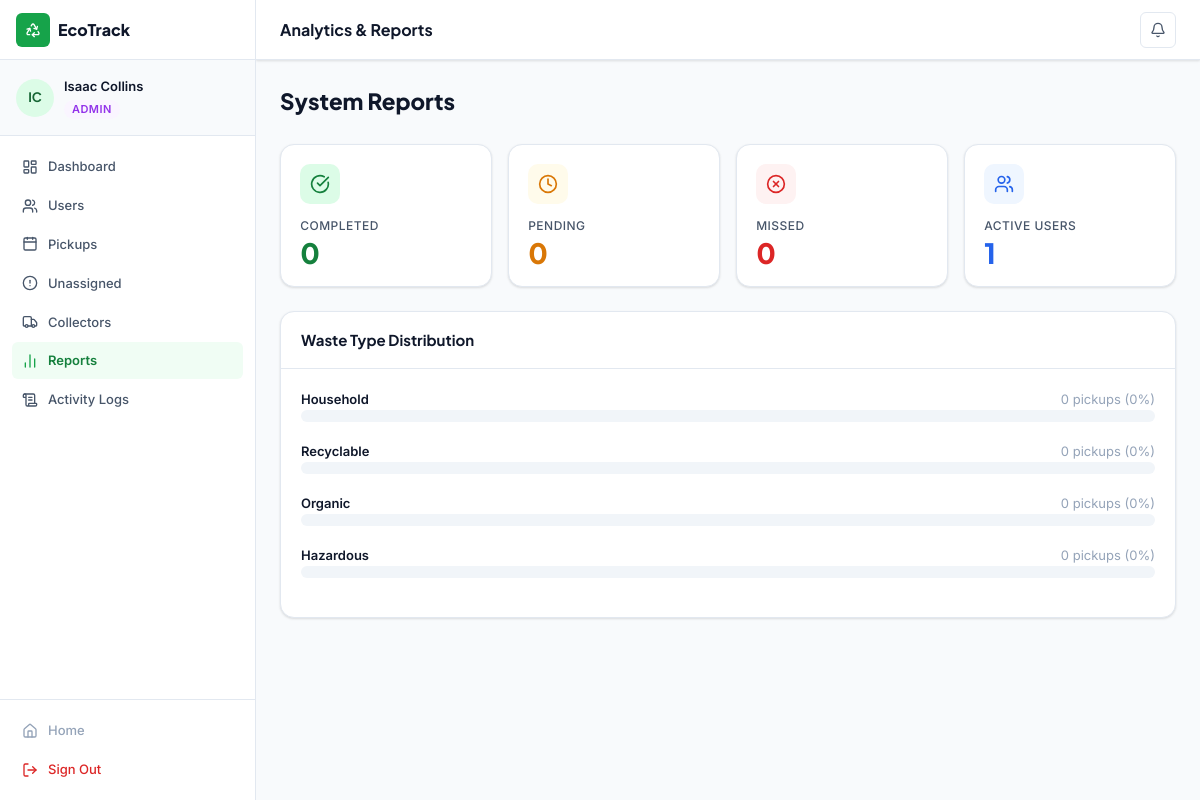
The page /admin/reports (signed in) on the database its author committed.
### app/models/models.py (models this page shows, shortened)
class User(db.Model, UserMixin):
    __tablename__ = 'users'
    id = db.Column(db.Integer, primary_key=True)
    full_name = db.Column(db.String(120), nullable=False)
    email = db.Column(db.String(150), unique=True, nullable=False)
    phone = db.Column(db.String(30))
    password_hash = db.Column(db.String(256), nullable=False)
    role = db.Column(db.Enum('resident', 'collector', 'admin'), nullable=False, default='resident')
    is_active = db.Column(db.Boolean, default=True)
    email_verified = db.Column(db.Boolean, default=False)
    zone = db.Column(db.String(50))          # for collectors
    created_at = db.Column(db.DateTime, default=datetime.utcnow)
    updated_at = db.Column(db.DateTime, default=datetime.utcnow, onupdate=datetime.utcnow)
    pickups_as_resident = db.relationship('PickupRequest', foreign_keys='PickupRequest.resident_id',
                                          backref='resident', lazy='dynamic')
    pickups_as_collector = db.relationship('PickupRequest', foreign_keys='PickupRequest.collector_id',
                                           backref='collector', lazy='dynamic')
    notifications = db.relationship('Notification', backref='user', lazy='dynamic')
    activity_logs = db.relationship('ActivityLog', backref='user', lazy='dynamic')
    @property
    def initials(self):
        parts = self.full_name.split()
        return ''.join(p[0].upper() for p in parts[:2])

class WasteType(db.Model):
    __tablename__ = 'waste_types'
    id = db.Column(db.Integer, primary_key=True)
    name = db.Column(db.String(80), unique=True, nullable=False)
    description = db.Column(db.String(255))
    icon = db.Column(db.String(50))          # Lucide icon name
    color_class = db.Column(db.String(50))   # CSS class
    requires_special_handling = db.Column(db.Boolean, default=False)
    pickups = db.relationship('PickupRequest', backref='waste_type_obj', lazy='dynamic')

### app/controllers/admin_controller.py (the view)
@admin_bp.route('/reports')
@login_required
@admin_required
def reports():
    from sqlalchemy import func
    from app.models import PickupRequest, WasteType
    from app import db
    stats = admin_service.get_dashboard_stats()
    waste_dist = db.session.query(
        WasteType.name, WasteType.color_class,
        func.count(PickupRequest.id).label('count')
    ).join(PickupRequest, WasteType.id == PickupRequest.waste_type_id, isouter=True
    ).group_by(WasteType.id).all()
    unread = notif_repo.get_unread_count(current_user.id)
    return render_template('admin/reports.html',
                           stats=stats,
                           waste_dist=waste_dist,
                           unread=unread)

### app/controllers/admin_controller.py (called while the page is built)
def admin_required(f):
    @wraps(f)
    def decorated(*args, **kwargs):
        if not current_user.is_authenticated or current_user.role != 'admin':
            flash('Admin access required.', 'danger')
            return redirect(url_for('auth.login'))
        return f(*args, **kwargs)
    return decorated

### app/models/models.py (called while the page is built)
@login_manager.user_loader
def load_user(user_id):
    return User.query.get(int(user_id))

### app/repositories/pickup_repository.py (called while the page is built)
    def count_by_status(self, status: str) -> int:
        return PickupRequest.query.filter_by(status=status).count()

    def count_today(self) -> int:
        return PickupRequest.query.filter_by(pickup_date=date.today()).count()

    def count_today_completed(self) -> int:
        return PickupRequest.query.filter(
            PickupRequest.pickup_date == date.today(),
            PickupRequest.status == 'completed'
        ).count()

### app/repositories/support_repositories.py (called while the page is built)
    def get_unread_count(self, user_id: int) -> int:
        return Notification.query.filter_by(user_id=user_id, is_read=False).count()

### app/repositories/user_repository.py (called while the page is built)
    def count_by_role(self, role: str) -> int:
        return User.query.filter_by(role=role).count()

    def count_active(self) -> int:
        return User.query.filter_by(is_active=True).count()

### app/services/admin_service.py (called while the page is built)
    def get_dashboard_stats(self) -> dict:
        from datetime import date
        return {
            'total_users': user_repo.count_active(),
            'total_residents': user_repo.count_by_role('resident'),
            'total_collectors': user_repo.count_by_role('collector'),
            'total_admins': user_repo.count_by_role('admin'),
            'pickups_today': pickup_repo.count_today(),
            'pickups_completed_today': pickup_repo.count_today_completed(),
            'pickups_pending': pickup_repo.count_by_status('pending'),
            'pickups_scheduled': pickup_repo.count_by_status('scheduled'),
            'pickups_completed': pickup_repo.count_by_status('completed'),
            'pickups_missed': pickup_repo.count_by_status('missed'),
            'pickups_cancelled': pickup_repo.count_by_status('cancelled'),
        }

### app/templates/admin/reports.html (shortened to what this page needs)
{% extends "dashboard_base.html" %}
{% block page_title %}Analytics & Reports{% endblock %}
{% block notif_url %}{{ url_for('admin.logs') }}{% endblock %}
{% block sidebar_nav %}
<a href="{{ url_for('admin.dashboard') }}" class="sidebar-item"><i data-lucide="layout-dashboard" class="icon-sm"></i><span>Dashboard</span></a>
<a href="{{ url_for('admin.users') }}" class="sidebar-item"><i data-lucide="users" class="icon-sm"></i><span>Users</span></a>
<a href="{{ url_for('admin.pickups') }}" class="sidebar-item"><i data-lucide="calendar" class="icon-sm"></i><span>Pickups</span></a>
<a href="{{ url_for('admin.unassigned_pickups') }}" class="sidebar-item"><i data-lucide="alert-circle" class="icon-sm"></i><span>Unassigned</span></a>
<a href="{{ url_for('admin.collectors') }}" class="sidebar-item"><i data-lucide="truck" class="icon-sm"></i><span>Collectors</span></a>
<a href="{{ url_for('admin.reports') }}" class="sidebar-item active"><i data-lucide="bar-chart-2" class="icon-sm"></i><span>Reports</span></a>
<a href="{{ url_for('admin.logs') }}" class="sidebar-item"><i data-lucide="scroll-text" class="icon-sm"></i><span>Activity Logs</span></a>
{% endblock %}
{% block content %}
<div class="page-header">
  <div class="page-header-title">System Reports</div>
</div>
<div class="metrics-grid">
  <div class="metric-card">
    <div class="metric-icon" style="background:var(--green-100);color:var(--green-700);"><i data-lucide="check-circle" class="icon-md"></i></div>
    <div class="metric-label">Completed</div>
    <div class="metric-value" style="color:var(--green-700);">{{ stats.pickups_completed }}</div>
  </div>
  <div class="metric-card">
    <div class="metric-icon" style="background:var(--amber-50);color:var(--amber-600);"><i data-lucide="clock" class="icon-md"></i></div>
    <div class="metric-label">Pending</div>
    <div class="metric-value" style="color:var(--amber-600);">{{ stats.pickups_pending }}</div>
  </div>
  <div class="metric-card">
    <div class="metric-icon" style="background:var(--red-50);color:var(--red-600);"><i data-lucide="x-circle" class="icon-md"></i></div>
    <div class="metric-label">Missed</div>
    <div class="metric-value" style="color:var(--red-600);">{{ stats.pickups_missed }}</div>
  </div>
  <div class="metric-card">
    <div class="metric-icon" style="background:var(--blue-50);color:var(--blue-600);"><i data-lucide="users" class="icon-md"></i></div>
    <div class="metric-label">Active Users</div>
    <div class="metric-value" style="color:var(--blue-600);">{{ stats.total_users }}</div>
  </div>
</div>
<div class="card">
  <div class="card-header"><div class="card-title">Waste Type Distribution</div></div>
  <div class="card-body">
    {% set total = stats.pickups_completed + stats.pickups_pending + stats.pickups_missed %}
    {% for row in waste_dist %}
    {% set count = row[2] %}
    {% set pct = ((count / total * 100) | round(1)) if total > 0 else 0 %}
    <div style="margin-bottom:1.2rem;">
      <div class="flex justify-between text-sm mb-1">
        <span class="font-semibold">{{ row[0] }}</span>
        <span style="color:var(--text-muted);">{{ count }} pickups ({{ pct }}%)</span>
      </div>
      <div class="progress" style="height:12px;">
      </div>
    </div>
    {% else %}
    <div class="empty-state">
      <div class="empty-icon"><i data-lucide="pie-chart" class="icon-lg"></i></div>
      <div class="empty-title">No data yet</div>
    </div>
    {% endfor %}
  </div>
</div>
{% endblock %}

### app/templates/dashboard_base.html (shortened to what this page needs)
<!DOCTYPE html>
<html lang="en">
<head>
<link rel="stylesheet" href="{{ url_for('static', filename='css/main.css') }}">
</head>
<body class="dashboard-body">
<div class="app-shell">
  <aside class="sidebar" id="sidebar">
    <div class="sidebar-header">
      <a href="{{ url_for('main.home') }}" class="sidebar-brand">
        <div class="brand-icon"><i data-lucide="recycle" class="icon-sm"></i></div>
        <span>EcoTrack</span>
      </a>
    </div>
    <div class="sidebar-user">
      <div class="user-avatar">{{ current_user.initials }}</div>
      <div class="user-info">
        <div class="user-name">{{ current_user.full_name }}</div>
        <div class="user-role role-{{ current_user.role }}">{{ current_user.role | capitalize }}</div>
      </div>
    </div>
    <nav class="sidebar-nav">
      {% block sidebar_nav %}{% endblock %}
    </nav>
    <div class="sidebar-footer">
      <a href="{{ url_for('main.home') }}" class="sidebar-item text-muted">
        <i data-lucide="home" class="icon-sm"></i>
        <span>Home</span>
      </a>
      <a href="{{ url_for('auth.logout') }}" class="sidebar-item text-danger">
        <i data-lucide="log-out" class="icon-sm"></i>
        <span>Sign Out</span>
      </a>
    </div>
  </aside>
  <div class="main-wrapper">
    <header class="topbar">
      <div class="topbar-title">{% block page_title %}{% endblock %}</div>
      <div class="topbar-actions">
        <a href="{% block notif_url %}#{% endblock %}" class="topbar-icon-btn" title="Notifications">
          <i data-lucide="bell" class="icon-sm"></i>
        </a>
      </div>
    </header>
    <main class="page-content">
      {% block content %}{% endblock %}
    </main>
  </div>
</div>
</body>
</html>

### rows shown on the page
User: initials "IC", full_name "Isaac Collins", role "ADMIN"
WasteType: name "Household", requires_special_handling "0"
WasteType: name "Recyclable", requires_special_handling "0"
WasteType: name "Organic", requires_special_handling "0"
WasteType: name "Hazardous", count "0", pct "0"

### other values the page prints
{{ stats.pickups_completed }} "0"
{{ stats.pickups_pending }} "0"
{{ stats.pickups_missed }} "0"
{{ stats.total_users }} "1"
